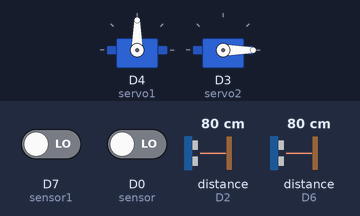
Recording of a sketch running on a simulated ESP8266 (NodeMCU). Parts: 2 × servo. Wiring (inferred from the names in the program): 2 × ultrasonic range finder: trigger D1, echo D2 / trigger D5, echo D6. The inputs (shaded band) are chosen by the test bench; at power-on: D0 (sensor) LOW, D7 (sensor1) LOW, distance to the obstacle (sensors on D2, D6) 80 cm. The echo pulse lasts 58.3 µs per cm; WiFi joins after 1.5 s; servers stay silent unless stated; what the sketch prints to the serial monitor is not drawn.

Above: at 3.0 s.
3.1 s: D0 (sensor) driven HIGH
6.8 s: D7 (sensor1) driven HIGH
At 10.0 s:
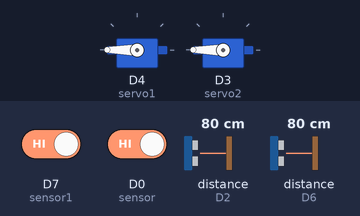
10.8 s: D7 (sensor1) driven LOW
At 13.9 s:
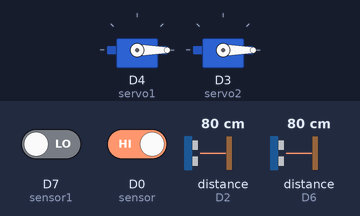
14.8 s: D0 (sensor) driven LOW
At 17.8 s:
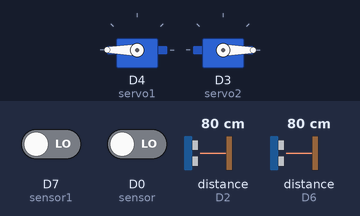
Timing chart, 0 to 19.3 s (numbered marks = the images above; inputs shaded):
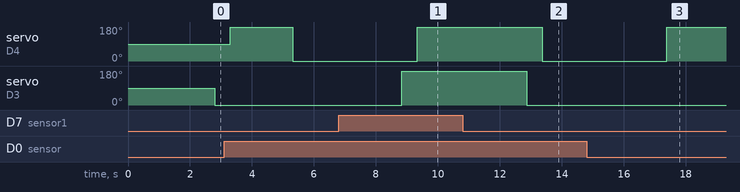

Measured:
- after the input at 6.8 s, servo on D4 (servo1): 0° → 180° after 2.5 s; servo on D3 (servo2): 0° → 180° after 2.0 s
- after the input at 10.8 s, servo on D4 (servo1): 180° → 0° after 2.6 s; servo on D3 (servo2): 180° → 0° after 2.1 s
- after the input at 14.8 s, servo on D4 (servo1): 0° → 180° after 2.6 s

The sketch:

2SERVO.ino
```cpp
#define BLYNK_PRINT Serial // library hc-04
#include <Servo.h>
#include <LiquidCrystal.h>
#include <ESP8266WiFi.h>
#include <BlynkSimpleEsp8266.h>

//sensor sampah 1
#define trigger1 D1
#define echo1 D2

//sensor sampah 2
#define trigger2 D5
#define echo2 D6

char auth[] = "_a8KXM6dw9fvn1sV5PZhZNtHxSh2YMuS";

char ssid[] = "iPhone";
char pass[] = "123123123";

Servo servo1;
Servo servo2;
int sensor=D0;
int sensor1=D7;
int nonlogam;
int logam;
int pos=0;


long duration1 , duration2;
int distance1 , distance2;
WidgetLCD lcd1(V5);
WidgetLCD lcd2(V6);

void setup() {

servo1.attach(D4);
servo2.attach(D3);
pinMode(sensor, INPUT);
pinMode(sensor1, INPUT);


pinMode(trigger1,OUTPUT); //PIN TRIGGER SAMPAH 1
pinMode(echo1,INPUT); //Pin echo sampah 1
pinMode(trigger2,OUTPUT); //pin trigger sampah 2
pinMode(echo2,INPUT); //pin echo sampah 2

Serial.begin(9600);
Blynk.begin(auth, ssid, pass);

lcd1.clear();
lcd1.print(0, 0, "sampah1 jarak cm : ");
lcd2.clear();
lcd2.print(0, 0, "sampah1 jarak cm : ");
}


void loop(){

Blynk.run();
lcd1.clear();
lcd1.print(0, 0, "Tong sampah ");
lcd1.print(0, 1, "logam cm: ");
lcd2.clear();
lcd2.print(0, 0, "Tong sampah");
lcd2.print(0, 1, "nonlogam cm: ");

nonlogam = digitalRead(sensor);
logam = digitalRead(sensor1);
delay(1000);

if (nonlogam==1&&logam==1){ // non logam
  servo2.write(180);
  Serial.print("object detected");
  delay(500);
}
else {(nonlogam==0&&logam==0);
  servo2.write(0);
  Serial.print("object detected");
  delay(500);
}
if (nonlogam==1&&logam==0){
  servo1.write(0);
  Serial.print("object detected");
  delay(500);
}
else {(nonlogam==0&&logam==0);   // logam deteksi
  servo1.write(180);
  Serial.print("object detected logam");
  delay(500);
}


digitalWrite(trigger1, LOW);
delayMicroseconds(2);

digitalWrite(trigger1, HIGH);
delayMicroseconds(10);

digitalWrite(trigger1, LOW);
duration1 = pulseIn(echo1, HIGH);
distance1 = duration1 *0.034/2;
lcd1.print(10, 1, distance1);
Serial.print("SAMPAH NON LOGAM JARAK : ");
Serial.println(distance1);


digitalWrite(trigger2, LOW);
delayMicroseconds(2);

digitalWrite(trigger2, HIGH);
delayMicroseconds(10);

digitalWrite(trigger2, LOW);
duration2 = pulseIn(echo2, HIGH);
distance2 = duration2 *0.034/2;
lcd2.print(13, 1, distance2);
Serial.print("SAMPAH LOGAM JARAK CM : ");
Serial.println(distance2);

// menulis pada serial monitor pembacaan sensor hujan dan cahaya
// hasil output data sensor bisa dilihat di serial monitor arduino


if (distance1<=5){
lcd1.print(0,0, "SAMPAH 1 SUDAH PENUH");
Blynk.notify("BAK SAMPAH LOGAM SUDAH PENUH");
}

if (distance2<=5){
lcd2.print(0,0, "SAMPAH 2 SUDAH PENUH");
Blynk.notify("BAK SAMPAH NONLOGAM SUDAH PENUH");
  delay(300);
}

}
```
